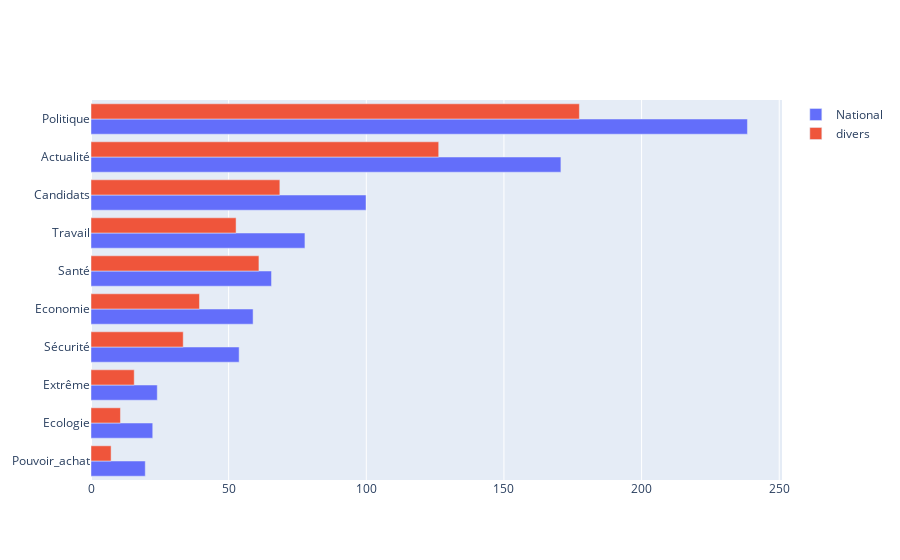

Here is the notebook cell this chart was saved with:
### Code cell
theme_interest_political_trend(political_trend="divers")

### Figure 1 — Plotly figure (JSON) as saved in the notebook; plotly's stock layout.template omitted (floating-point values rounded to 4 significant figures)
{"data": [{"name": "National", "orientation": "h", "type": "bar", "x": [19.71, 22.43, 24.07, 53.81, 58.88, 65.57, 77.71, 99.9, 170.7, 238.5], "y": ["Pouvoir_achat", "Ecologie", "Extrême", "Sécurité", "Economie", "Santé", "Travail", "Candidats", "Actualité", "Politique"]}, {"name": "divers", "orientation": "h", "type": "bar", "x": [7.3, 10.7, 15.7, 33.5, 39.4, 52.7, 61, 68.6, 126.3, 177.4], "y": ["Pouvoir_achat", "Ecologie", "Extrême", "Sécurité", "Economie", "Travail", "Santé", "Candidats", "Actualité", "Politique"]}], "layout": {"barmode": "group"}}
